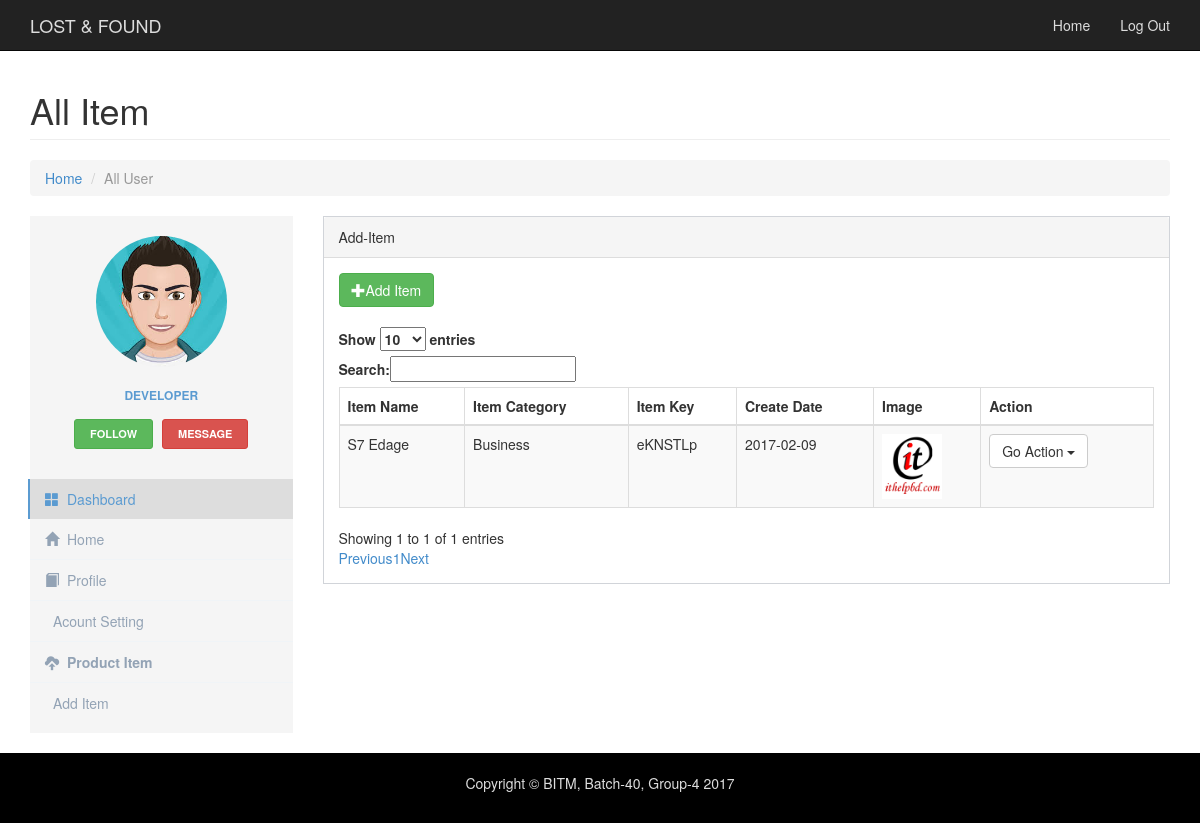
The page /all_item.php (signed in) on the database its author committed.
### tables this page shows
CREATE TABLE `items` (
  `id` int(11) NOT NULL,
  `user_id` int(11) NOT NULL,
  `item_name` varchar(255) NOT NULL,
  `item_category` varchar(255) NOT NULL,
  `item_description` text NOT NULL,
  `item_pic` varchar(255) NOT NULL,
  `item_key` varchar(11) NOT NULL,
  `item_create_dt` date NOT NULL,
  `item_update_dt` datetime NOT NULL DEFAULT CURRENT_TIMESTAMP ON UPDATE CURRENT_TIMESTAMP
);

### src/allclassfile/item.php (called while the page is built, shortened)
<?php
class item
{
    private $db;
    function __construct($DB_con)
    {
        $this->db = $DB_con;
    }
    function getAllItems($id){
        $query = "SELECT * FROM items WHERE user_id=".$id;
        $stmt = $this->db->prepare($query);
        $stmt->execute();
        $items =[];
        if($stmt->rowCount()>0)
        {
            while($row =$stmt->fetch(PDO::FETCH_ASSOC)){
                $items[] = $row;
            }
            return $items;
        }else{
            return true;
        }
    }
}

### all_item.php (the view, shortened to what this page needs)
<?php
include_once("src/allinclude.php");
$get_items = new item($DB_con);
$items = $get_items->getAllItems($_SESSION['user_id']);
include_once("header.php")
?>
<div class="container">
	<div class="row">
		<div class="col-lg-12">
			<h1 class="page-header">All Item</h1>
			<ol class="breadcrumb">
				<li><a href="index.html">Home</a></li>
				<li class="active">All User</li>
			</ol>
		</div>
	</div>
</div>
<div class="container">
	<div class="row ">
		<?php include_once('side_menu.php')?>
		<div class="col-md-9">
			<div class="">
                <?php
                if($items == 'true') {
                    ?>
                    <div class="alert alert-success center-block" role="alert"><h1>You Don't have any item please add</h1></div>
                  <a class="btn btn-lg btn-success marginbottom20 center-block"  href="insert_item.php"><i class="glyphicon glyphicon-plus"></i>Add Item</a>
<?php }else if($items){?>
                    <div class="panel-default border">
                        <div class="panel-heading">Add-Item</div>
                        <div class="panel-body">
                            <a class="btn btn-success marginbottom20"  href="insert_item.php"><i class="glyphicon glyphicon-plus"></i>Add Item</a>
                            <table id="example" class="table table-striped table-bordered" cellspacing="0" width="100%">
                                <thead>
                                <tr>
                                    <th>Item Name</th>
                                    <th>Item Category</th>
                                    <th>Item Key</th>
                                    <th>Create Date</th>
                                    <th>Image</th>
                                    <th>Action</th>
                                </tr>
                                </thead>
                                <tbody>
                                <tr>
                                    <?php  foreach($items as $item){   ?>
                                    <td><?php echo $item['item_name']; ?></td>
                                    <td><?php echo $item['item_category']; ?></td>
                                    <td><?php echo $item['item_key']; ?></td>
                                    <td><?php echo $item['item_create_dt']; ?></td>
                                    <td><img src="itemimg/<?php echo $item['item_pic']; ?>" width="60px"/> </td>
                                    <td class="center">
                                        <div class="dropdown">
                                            <button class="btn btn-default dropdown-toggle" type="button" id="dropdownMenu1" data-toggle="dropdown" aria-haspopup="true" aria-expanded="true">Go Action  <span class="caret"></span></button>
                                        </div>
                                    </td>
                                </tr>
                                <?php }   ?>
                                </tbody>
                            </table>
                        </div>
                    </div>
    <?php }?>
			</div>
		</div>
	</div>
</div>
<?php include_once("footer.php")?>

### css/modern-business.css (style rules this page uses)
html, body { height: 100%; }
body { //background-color:#ddd; padding-top: 50px; }
.item, .active, .carousel-inner { height: 100%; }
.marginbottom20 { margin-bottom: 20px; }

### css/menu_style.css (style rules this page uses)
body { background: #Ffff; }
.border { border:1px solid #d1d4d9 }

### rows shown on the page
items: item_name "S7 Edage", item_category "Business", item_key "eKNSTLp", item_create_dt "2017-02-09", item_pic (picture)
